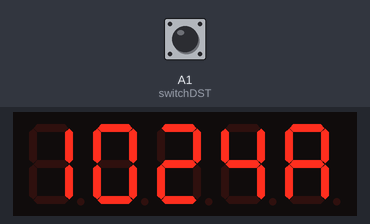
Bench run of a sketch on a simulated Arduino Uno, built with avr-gcc and run on an emulated ATmega328P. Parts: 5-digit seven-segment display. Inputs (shaded band) come from the test bench; at power-on: A1 (switchDST) LOW. The local clock reads 2024-03-15 10:24:30 at power-on unless the sketch sets it.

Above: at 1.2 s.
1.3 s: A1 (switchDST) pulled HIGH for 0.15 s
At 1.37 s:
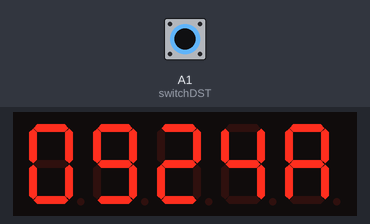
At 30.8 s:
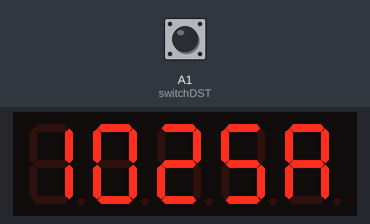
Timing chart, 0 to 31.5 s (numbered marks = the images above; inputs shaded):
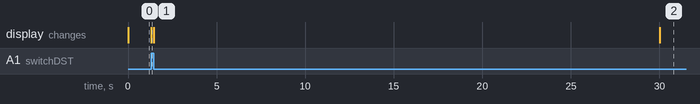

Measured:
- after the input at 1.3 s, the display: changes at once (image 1)

The sketch:

Space-Clock.ino
```cpp
#include "SevSeg.h"
#include <DS3231.h>
#include <Wire.h>

const int switchDST = A1;

boolean DST;

bool h12;
bool PM;

int hours;
int minutes;

String timeDisplay = "";

SevSeg sevseg;

DS3231 Clock;

void setup() {
  Wire.begin();

  pinMode(switchDST, INPUT);

  byte numDigits = 5;
  byte digitPins[] = {9, 5, 11, 13, 10};
  byte segmentPins[] = {8, 2, 4, 12, A0, 3, 6, 7};
  bool resistorsOnSegments = false;
  byte hardwareConfig = COMMON_CATHODE;
  bool updateWithDelays = false;
  bool leadingZeros = false;
  bool disableDecPoint = false;

  sevseg.begin(hardwareConfig, numDigits, digitPins, segmentPins, resistorsOnSegments, updateWithDelays, leadingZeros, disableDecPoint);
  sevseg.setBrightness(90);
}

void loop() {
  sevseg.refreshDisplay();

  hours = Clock.getHour(h12, PM);
  minutes = Clock.getMinute();

  if (digitalRead(switchDST) == HIGH) {
    DST = true;
  } else {
    DST = false;
  }

  displayTime();
}

void displayTime() {
  char temp[6];
  String tempS;
  String AMPM;

  if (DST) {
    hours--;

    if (hours > 24) {
      hours = hours - 24;
    }
  }

  if (hours == 0) {
    hours = 12;
  }

  if (hours > 12) {
    AMPM = "P";
    hours = hours - 12;
  } else {
    AMPM = "A";
  }

  int h1 = hours / 10;
  int h2 = hours % 10;
  int m1 = minutes / 10;
  int m2 = minutes % 10;

  tempS.concat(h1);
  tempS.concat(h2);
  tempS.concat(m1);
  tempS.concat(m2);
  tempS.concat(AMPM);

  tempS.toCharArray(temp, 6);

  sevseg.setChars(temp);
}
```
